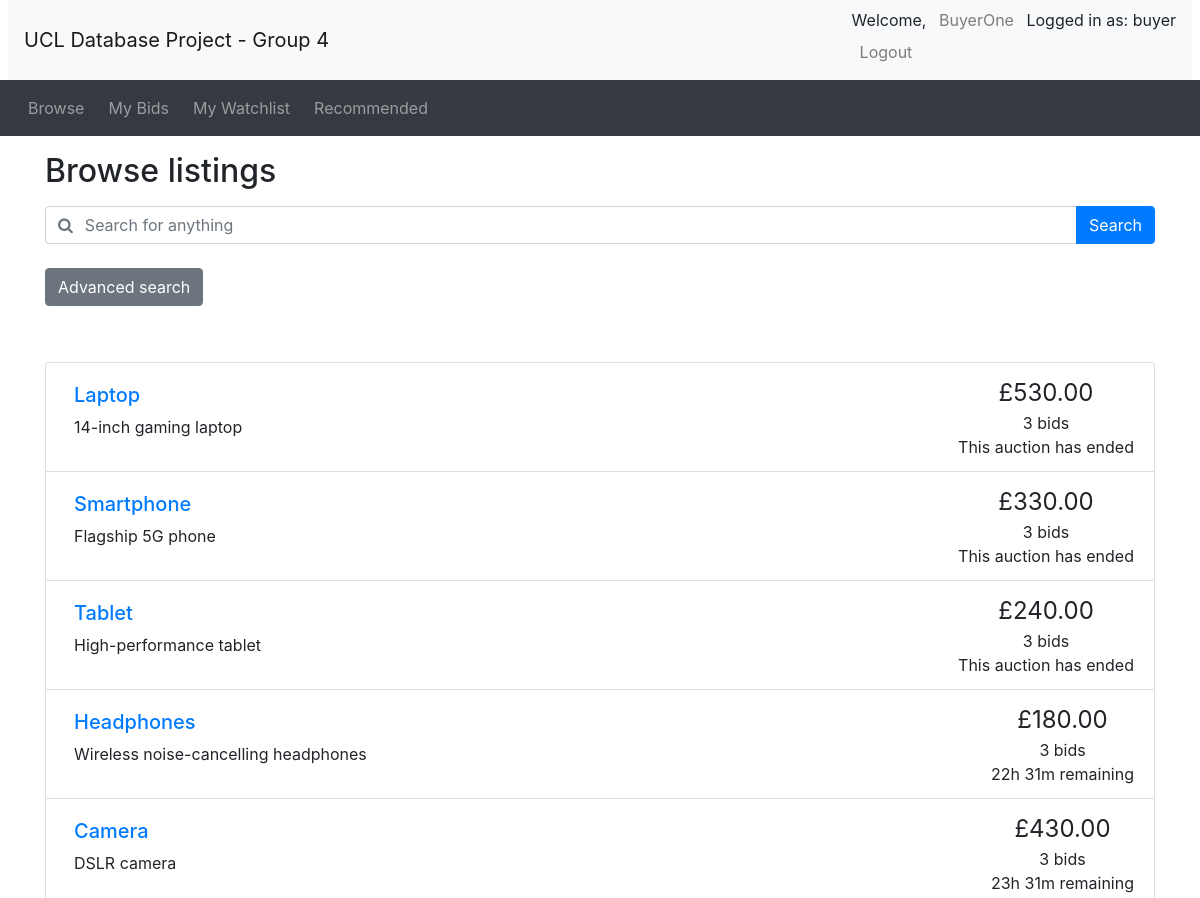
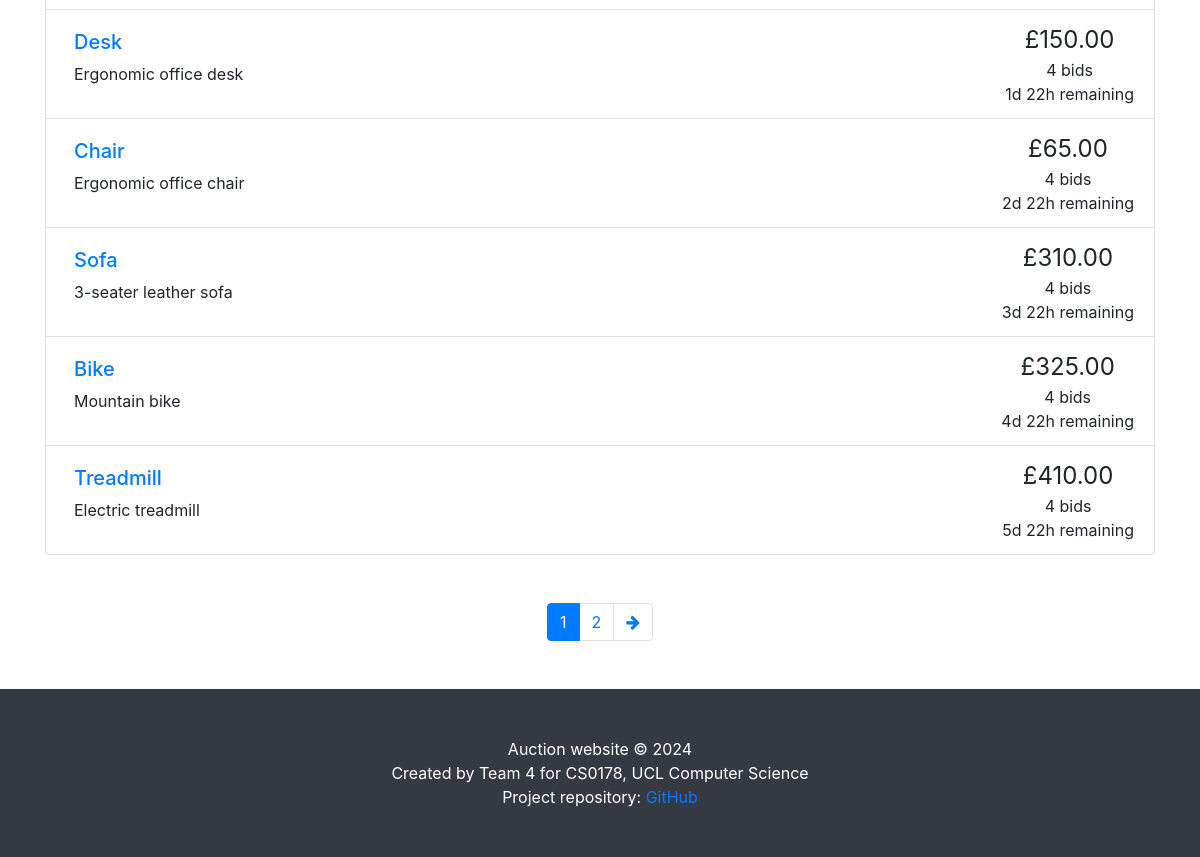
Screenshot of /browse.php (signed in) with the database file from the repository (2 pictures, top to bottom).
### tables this page shows
CREATE TABLE `auctions` (
    `item_id` INT PRIMARY KEY AUTO_INCREMENT,
    `title` VARCHAR(50) UNIQUE NOT NULL,
    `details` TEXT,
    `category` VARCHAR(30) NOT NULL,
    `startPrice` DECIMAL(10, 2) NOT NULL,
    `reservePrice` DECIMAL(10, 2) CHECK (
        `reservePrice` IS NULL
        OR `reservePrice` >= `startPrice`
    ),
    `startDate` DATETIME NOT NULL,
    `endDate` DATETIME NOT NULL,
    `seller_id` INT NOT NULL,
    `status` ENUM('active', 'closed', 'cancelled') NOT NULL,
    FOREIGN KEY (`seller_id`) REFERENCES `seller` (`user_id`) ON DELETE CASCADE
);

CREATE TABLE `bids` (
    `bid_id` INT PRIMARY KEY AUTO_INCREMENT,
    `buyer_id` INT NOT NULL,
    `item_id` INT NOT NULL,
    `bidPrice` DECIMAL(10, 2) NOT NULL,
    `bidTime` DATETIME NOT NULL,
    FOREIGN KEY (`buyer_id`) REFERENCES `buyer` (`user_id`) ON DELETE CASCADE,
    FOREIGN KEY (`item_id`) REFERENCES `auctions` (`item_id`) ON DELETE CASCADE
);

### utilities.php (the view, shortened to what this page needs)
<?php
function display_time_remaining($interval)
{
    if ($interval->days == 0 && $interval->h == 0) {
        $time_remaining = $interval->format('%im %Ss');
    } else if ($interval->days == 0) {
        $time_remaining = $interval->format('%hh %im');
    } else {
        $time_remaining = $interval->format('%ad %hh');
    }
    return $time_remaining;
}
function print_listing_li($item_id, $title, $desc, $price, $num_bids, $end_time)
{
    if (strlen($desc) > 250) {
        $desc_shortened = substr($desc, 0, 250) . '...';
    } else {
        $desc_shortened = $desc;
    }
    if ($num_bids == 1) {
        $bid = ' bid';
    } else {
        $bid = ' bids';
    }
    $end_time = new DateTime($end_time);
    $now = new DateTime();
    if ($now > $end_time) {
        $time_remaining = 'This auction has ended';
    } else {
        $time_to_end = date_diff($now, $end_time);
        $time_remaining = display_time_remaining($time_to_end) . ' remaining';
    }
    echo ('
    <li class="list-group-item d-flex justify-content-between">
    <div class="p-2 mr-5"><h5><a href="listing.php?item_id=' . $item_id . '">' . $title . '</a></h5>' . $desc_shortened . '</div>
    <div class="text-center text-nowrap"><span style="font-size: 1.5em">£' . number_format($price, 2) . '</span><br/>' . $num_bids . $bid . '<br/>' . $time_remaining . '</div>
  </li>'
    );
}
?>

### browse.php (shortened to what this page needs)
<?php include_once("header.php") ?>
<?php require("utilities.php") ?>
<div class="container">
	<h2 class="my-3">Browse listings</h2>
	<?php include_once "search_bar.php" ?>
</div>
<?php
if (!isset($_GET['page'])) {
	$curr_page = 1;
} else {
	$curr_page = $_GET['page'];
}
$curr_page = (int)$curr_page;
$sql = "SELECT * FROM auctions";
$result_q = mysqli_query($con, $sql);
$num_results = mysqli_num_rows($result_q);
$results_per_page = 10;
$max_page = ceil($num_results / $results_per_page);
?>
<div class="container mt-5">
	<ul class="list-group">
		<?php
		if ($result_q->num_rows <= 0) {
			echo "No accessible auctions.";
		} else {
			if ($curr_page != "") {
				$sql .= " LIMIT " . (($curr_page - 1) * $results_per_page) . ", $results_per_page";
			}
			$result_q = mysqli_query($con, $sql);
			while ($fetch = mysqli_fetch_array($result_q)) {
				$item_id = $fetch['item_id'];
				$title = $fetch['title'];
				$description = $fetch['details'];
				$bid_sql = "SELECT bidPrice FROM bids WHERE item_id = $item_id ORDER BY bidPrice DESC";
				$bid_result = mysqli_query($con, $bid_sql);
				$num_bids = mysqli_num_rows($bid_result);
				if ($num_bids > 0) {
					$current_price = mysqli_fetch_array($bid_result)[0];
				} else {
					$current_price = $fetch['startPrice'];
				}
				$end_date = $fetch['endDate'];
				print_listing_li($item_id, $title, $description, $current_price, $num_bids, $end_date);
			}
		}
		?>
	</ul>
	<nav aria-label="Search results pages" class="mt-5">
		<ul class="pagination justify-content-center">
			<?php
			if ($result_q->num_rows > 0) {
				$querystring = "";
				$high_page_boost = max(3 - $curr_page, 0);
				$low_page_boost = max(2 - ($max_page - $curr_page), 0);
				$low_page = max(1, $curr_page - 2 - $low_page_boost);
				$high_page = min($max_page, $curr_page + 2 + $high_page_boost);
				for ($i = $low_page; $i <= $high_page; $i++) {
					if ($i == $curr_page) {
						echo ('
    <li class="page-item active">');
					} else {
						echo ('
    <li class="page-item">');
					}
					echo ('
      <a class="page-link" href="browse.php?' . $querystring . 'page=' . $i . '">' . $i . '</a>
    </li>');
				}
				if ($curr_page != $max_page) {
					echo ('
    <li class="page-item">
      <a class="page-link" href="browse.php?' . $querystring . 'page=' . ($curr_page + 1) . '" aria-label="Next">
        <span aria-hidden="true"><i class="fa fa-arrow-right"></i></span>
        <span class="sr-only">Next</span>
      </a>
    </li>');
				}
			}
			?>
		</ul>
	</nav>
</div>
<?php include_once("footer.php") ?>

### rows the page displays
auctions: title "Laptop", details "14-inch gaming laptop", bids.bidPrice "530.00", num_bids "3", endDate "This auction has ended"
auctions: title "Smartphone", details "Flagship 5G phone", bids.bidPrice "330.00", num_bids "3", endDate "This auction has ended"
auctions: title "Tablet", details "High-performance tablet", bids.bidPrice "240.00", num_bids "3", endDate "This auction has ended"
auctions: title "Headphones", details "Wireless noise-cancelling headphones", bids.bidPrice "180.00", num_bids "3", endDate "22h 31m remaining"
auctions: title "Camera", details "DSLR camera", bids.bidPrice "430.00", num_bids "3", endDate "23h 31m remaining"
auctions: title "Desk", details "Ergonomic office desk", bids.bidPrice "150.00", num_bids "4", endDate "1d 22h remaining"
auctions: title "Chair", details "Ergonomic office chair", bids.bidPrice "65.00", num_bids "4", endDate "2d 22h remaining"
auctions: title "Sofa", details "3-seater leather sofa", bids.bidPrice "310.00", num_bids "4", endDate "3d 22h remaining"
auctions: title "Bike", details "Mountain bike", bids.bidPrice "325.00", num_bids "4", endDate "4d 22h remaining"
auctions: title "Treadmill", details "Electric treadmill", bids.bidPrice "410.00", num_bids "4", endDate "5d 22h remaining"

### other values shown
$_SESSION['username'] "BuyerOne"
$_SESSION['account_type'] "buyer"
